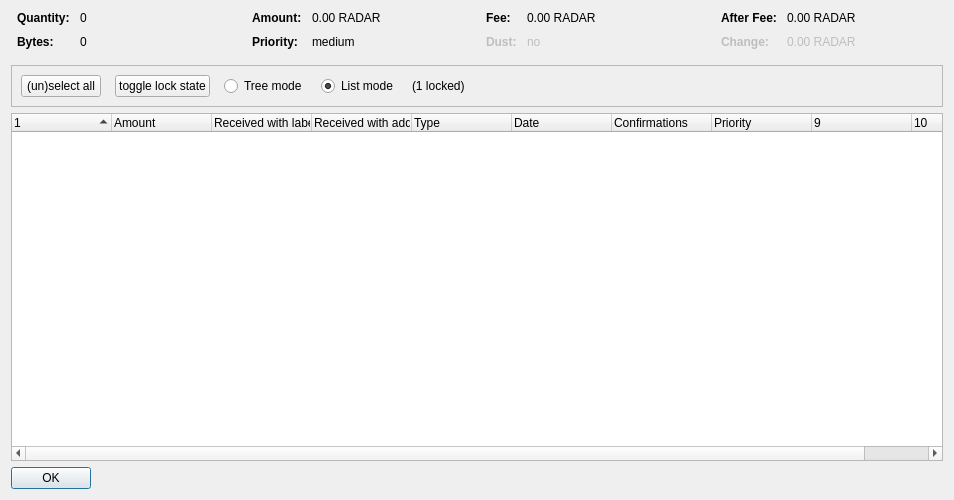
<?xml version="1.0" encoding="UTF-8"?>
<ui version="4.0">
 <class>CoinControlDialog</class>
 <widget class="QDialog" name="CoinControlDialog">
  <property name="geometry">
   <rect>
    <x>0</x>
    <y>0</y>
    <width>954</width>
    <height>500</height>
   </rect>
  </property>
  <property name="windowTitle">
   <string>Coin Selection</string>
  </property>
  <layout class="QVBoxLayout" name="verticalLayout">
   <item>
    <layout class="QHBoxLayout" name="horizontalLayoutTop" stretch="0,0,0,0">
     <property name="topMargin">
      <number>0</number>
     </property>
     <property name="bottomMargin">
      <number>10</number>
     </property>
     <item>
      <layout class="QFormLayout" name="formLayoutCoinControl1">
       <property name="horizontalSpacing">
        <number>10</number>
       </property>
       <property name="verticalSpacing">
        <number>10</number>
       </property>
       <property name="leftMargin">
        <number>6</number>
       </property>
       <property name="rightMargin">
        <number>6</number>
       </property>
       <item row="0" column="0">
        <widget class="QLabel" name="labelCoinControlQuantityText">
         <property name="font">
          <font>
           <weight>75</weight>
           <bold>true</bold>
          </font>
         </property>
         <property name="text">
          <string>Quantity:</string>
         </property>
        </widget>
       </item>
       <item row="0" column="1">
        <widget class="QLabel" name="labelCoinControlQuantity">
         <property name="cursor">
          <cursorShape>IBeamCursor</cursorShape>
         </property>
         <property name="contextMenuPolicy">
          <enum>Qt::ActionsContextMenu</enum>
         </property>
         <property name="text">
          <string notr="true">0</string>
         </property>
         <property name="textInteractionFlags">
          <set>Qt::LinksAccessibleByMouse|Qt::TextSelectableByKeyboard|Qt::TextSelectableByMouse</set>
         </property>
        </widget>
       </item>
       <item row="1" column="0">
        <widget class="QLabel" name="labelCoinControlBytesText">
         <property name="font">
          <font>
           <weight>75</weight>
           <bold>true</bold>
          </font>
         </property>
         <property name="text">
          <string>Bytes:</string>
         </property>
        </widget>
       </item>
       <item row="1" column="1">
        <widget class="QLabel" name="labelCoinControlBytes">
         <property name="cursor">
          <cursorShape>IBeamCursor</cursorShape>
         </property>
         <property name="contextMenuPolicy">
          <enum>Qt::ActionsContextMenu</enum>
         </property>
         <property name="text">
          <string notr="true">0</string>
         </property>
         <property name="textInteractionFlags">
          <set>Qt::LinksAccessibleByMouse|Qt::TextSelectableByKeyboard|Qt::TextSelectableByMouse</set>
         </property>
        </widget>
       </item>
      </layout>
     </item>
     <item>
      <layout class="QFormLayout" name="formLayoutCoinControl2">
       <property name="horizontalSpacing">
        <number>10</number>
       </property>
       <property name="verticalSpacing">
        <number>10</number>
       </property>
       <property name="leftMargin">
        <number>6</number>
       </property>
       <property name="rightMargin">
        <number>6</number>
       </property>
       <item row="0" column="0">
        <widget class="QLabel" name="labelCoinControlAmountText">
         <property name="font">
          <font>
           <weight>75</weight>
           <bold>true</bold>
          </font>
         </property>
         <property name="text">
          <string>Amount:</string>
         </property>
        </widget>
       </item>
       <item row="0" column="1">
        <widget class="QLabel" name="labelCoinControlAmount">
         <property name="cursor">
          <cursorShape>IBeamCursor</cursorShape>
         </property>
         <property name="contextMenuPolicy">
          <enum>Qt::ActionsContextMenu</enum>
         </property>
         <property name="text">
          <string notr="true">0.00 RADAR</string>
         </property>
         <property name="textInteractionFlags">
          <set>Qt::LinksAccessibleByMouse|Qt::TextSelectableByKeyboard|Qt::TextSelectableByMouse</set>
         </property>
        </widget>
       </item>
       <item row="1" column="0">
        <widget class="QLabel" name="labelCoinControlPriorityText">
         <property name="font">
          <font>
           <weight>75</weight>
           <bold>true</bold>
          </font>
         </property>
         <property name="text">
          <string>Priority:</string>
         </property>
        </widget>
       </item>
       <item row="1" column="1">
        <widget class="QLabel" name="labelCoinControlPriority">
         <property name="cursor">
          <cursorShape>IBeamCursor</cursorShape>
         </property>
         <property name="contextMenuPolicy">
          <enum>Qt::ActionsContextMenu</enum>
         </property>
         <property name="text">
          <string>medium</string>
         </property>
         <property name="textInteractionFlags">
          <set>Qt::LinksAccessibleByMouse|Qt::TextSelectableByKeyboard|Qt::TextSelectableByMouse</set>
         </property>
        </widget>
       </item>
      </layout>
     </item>
     <item>
      <layout class="QFormLayout" name="formLayoutCoinControl3">
       <property name="horizontalSpacing">
        <number>10</number>
       </property>
       <property name="verticalSpacing">
        <number>10</number>
       </property>
       <property name="leftMargin">
        <number>6</number>
       </property>
       <property name="rightMargin">
        <number>6</number>
       </property>
       <item row="0" column="0">
        <widget class="QLabel" name="labelCoinControlFeeText">
         <property name="font">
          <font>
           <weight>75</weight>
           <bold>true</bold>
          </font>
         </property>
         <property name="text">
          <string>Fee:</string>
         </property>
        </widget>
       </item>
       <item row="0" column="1">
        <widget class="QLabel" name="labelCoinControlFee">
         <property name="cursor">
          <cursorShape>IBeamCursor</cursorShape>
         </property>
         <property name="contextMenuPolicy">
          <enum>Qt::ActionsContextMenu</enum>
         </property>
         <property name="text">
          <string notr="true">0.00 RADAR</string>
         </property>
         <property name="textInteractionFlags">
          <set>Qt::LinksAccessibleByMouse|Qt::TextSelectableByKeyboard|Qt::TextSelectableByMouse</set>
         </property>
        </widget>
       </item>
       <item row="1" column="0">
        <widget class="QLabel" name="labelCoinControlLowOutputText">
         <property name="enabled">
          <bool>false</bool>
         </property>
         <property name="font">
          <font>
           <weight>75</weight>
           <bold>true</bold>
          </font>
         </property>
         <property name="text">
          <string>Dust:</string>
         </property>
        </widget>
       </item>
       <item row="1" column="1">
        <widget class="QLabel" name="labelCoinControlLowOutput">
         <property name="enabled">
          <bool>false</bool>
         </property>
         <property name="cursor">
          <cursorShape>IBeamCursor</cursorShape>
         </property>
         <property name="contextMenuPolicy">
          <enum>Qt::ActionsContextMenu</enum>
         </property>
         <property name="text">
          <string>no</string>
         </property>
         <property name="textInteractionFlags">
          <set>Qt::LinksAccessibleByMouse|Qt::TextSelectableByKeyboard|Qt::TextSelectableByMouse</set>
         </property>
        </widget>
       </item>
      </layout>
     </item>
     <item>
      <layout class="QFormLayout" name="formLayoutCoinControl4">
       <property name="horizontalSpacing">
        <number>10</number>
       </property>
       <property name="verticalSpacing">
        <number>10</number>
       </property>
       <property name="leftMargin">
        <number>6</number>
       </property>
       <property name="rightMargin">
        <number>6</number>
       </property>
       <item row="0" column="0">
        <widget class="QLabel" name="labelCoinControlAfterFeeText">
         <property name="font">
          <font>
           <weight>75</weight>
           <bold>true</bold>
          </font>
         </property>
         <property name="text">
          <string>After Fee:</string>
         </property>
        </widget>
       </item>
       <item row="0" column="1">
        <widget class="QLabel" name="labelCoinControlAfterFee">
         <property name="cursor">
          <cursorShape>IBeamCursor</cursorShape>
         </property>
         <property name="contextMenuPolicy">
          <enum>Qt::ActionsContextMenu</enum>
         </property>
         <property name="text">
          <string notr="true">0.00 RADAR</string>
         </property>
         <property name="textInteractionFlags">
          <set>Qt::LinksAccessibleByMouse|Qt::TextSelectableByKeyboard|Qt::TextSelectableByMouse</set>
         </property>
        </widget>
       </item>
       <item row="1" column="0">
        <widget class="QLabel" name="labelCoinControlChangeText">
         <property name="enabled">
          <bool>false</bool>
         </property>
         <property name="font">
          <font>
           <weight>75</weight>
           <bold>true</bold>
          </font>
         </property>
         <property name="text">
          <string>Change:</string>
         </property>
        </widget>
       </item>
       <item row="1" column="1">
        <widget class="QLabel" name="labelCoinControlChange">
         <property name="enabled">
          <bool>false</bool>
         </property>
         <property name="cursor">
          <cursorShape>IBeamCursor</cursorShape>
         </property>
         <property name="contextMenuPolicy">
          <enum>Qt::ActionsContextMenu</enum>
         </property>
         <property name="text">
          <string notr="true">0.00 RADAR</string>
         </property>
         <property name="textInteractionFlags">
          <set>Qt::LinksAccessibleByMouse|Qt::TextSelectableByKeyboard|Qt::TextSelectableByMouse</set>
         </property>
        </widget>
       </item>
      </layout>
     </item>
    </layout>
   </item>
   <item>
    <widget class="QFrame" name="frame">
     <property name="minimumSize">
      <size>
       <width>0</width>
       <height>40</height>
      </size>
     </property>
     <property name="frameShape">
      <enum>QFrame::StyledPanel</enum>
     </property>
     <property name="frameShadow">
      <enum>QFrame::Sunken</enum>
     </property>
     <layout class="QHBoxLayout" name="horizontalLayout">
      <item>
       <layout class="QHBoxLayout" name="horizontalLayoutPanel" stretch="0,0,0,0,0,0">
        <property name="spacing">
         <number>14</number>
        </property>
        <item>
         <widget class="QPushButton" name="pushButtonSelectAll">
          <property name="sizePolicy">
           <sizepolicy hsizetype="Maximum" vsizetype="Fixed">
            <horstretch>0</horstretch>
            <verstretch>0</verstretch>
           </sizepolicy>
          </property>
          <property name="text">
           <string>(un)select all</string>
          </property>
          <property name="autoDefault">
           <bool>false</bool>
          </property>
         </widget>
        </item>
        <item>
         <widget class="QPushButton" name="pushButtonToggleLock">
          <property name="sizePolicy">
           <sizepolicy hsizetype="Maximum" vsizetype="Fixed">
            <horstretch>0</horstretch>
            <verstretch>0</verstretch>
           </sizepolicy>
          </property>
          <property name="text">
           <string>toggle lock state</string>
          </property>
          <property name="autoDefault">
           <bool>false</bool>
          </property>
         </widget>
        </item>
        <item>
         <widget class="QRadioButton" name="radioTreeMode">
          <property name="sizePolicy">
           <sizepolicy hsizetype="Maximum" vsizetype="Fixed">
            <horstretch>0</horstretch>
            <verstretch>0</verstretch>
           </sizepolicy>
          </property>
          <property name="text">
           <string>Tree mode</string>
          </property>
         </widget>
        </item>
        <item>
         <widget class="QRadioButton" name="radioListMode">
          <property name="sizePolicy">
           <sizepolicy hsizetype="Maximum" vsizetype="Fixed">
            <horstretch>0</horstretch>
            <verstretch>0</verstretch>
           </sizepolicy>
          </property>
          <property name="text">
           <string>List mode</string>
          </property>
          <property name="checked">
           <bool>true</bool>
          </property>
         </widget>
        </item>
        <item>
         <widget class="QLabel" name="labelLocked">
          <property name="text">
           <string>(1 locked)</string>
          </property>
         </widget>
        </item>
        <item>
         <spacer name="horizontalSpacer">
          <property name="orientation">
           <enum>Qt::Horizontal</enum>
          </property>
          <property name="sizeHint" stdset="0">
           <size>
            <width>40</width>
            <height>20</height>
           </size>
          </property>
         </spacer>
        </item>
       </layout>
      </item>
     </layout>
    </widget>
   </item>
   <item>
    <widget class="CoinControlTreeWidget" name="treeWidget">
     <property name="contextMenuPolicy">
      <enum>Qt::CustomContextMenu</enum>
     </property>
     <property name="sortingEnabled">
      <bool>false</bool>
     </property>
     <property name="columnCount">
      <number>10</number>
     </property>
     <attribute name="headerShowSortIndicator" stdset="0">
      <bool>true</bool>
     </attribute>
     <attribute name="headerStretchLastSection">
      <bool>false</bool>
     </attribute>
     <column>
      <property name="text">
       <string/>
      </property>
     </column>
     <column>
      <property name="text">
       <string>Amount</string>
      </property>
     </column>
     <column>
      <property name="text">
       <string>Received with label</string>
      </property>
     </column>
     <column>
      <property name="text">
       <string>Received with address</string>
      </property>
     </column>
     <column>
      <property name="text">
       <string>Type</string>
      </property>
     </column>
     <column>
      <property name="text">
       <string>Date</string>
      </property>
     </column>
     <column>
      <property name="text">
       <string>Confirmations</string>
      </property>
      <property name="toolTip">
       <string>Confirmed</string>
      </property>
     </column>
     <column>
      <property name="text">
       <string>Priority</string>
      </property>
     </column>
     <column>
      <property name="text">
       <string/>
      </property>
     </column>
     <column>
      <property name="text">
       <string/>
      </property>
     </column>
    </widget>
   </item>
   <item>
    <widget class="QDialogButtonBox" name="buttonBox">
     <property name="sizePolicy">
      <sizepolicy hsizetype="Maximum" vsizetype="Fixed">
       <horstretch>0</horstretch>
       <verstretch>0</verstretch>
      </sizepolicy>
     </property>
     <property name="orientation">
      <enum>Qt::Horizontal</enum>
     </property>
     <property name="standardButtons">
      <set>QDialogButtonBox::Ok</set>
     </property>
    </widget>
   </item>
  </layout>
 </widget>
 <customwidgets>
  <customwidget>
   <class>CoinControlTreeWidget</class>
   <extends>QTreeWidget</extends>
   <header>coincontroltreewidget.h</header>
  </customwidget>
 </customwidgets>
 <resources/>
 <connections/>
</ui>
